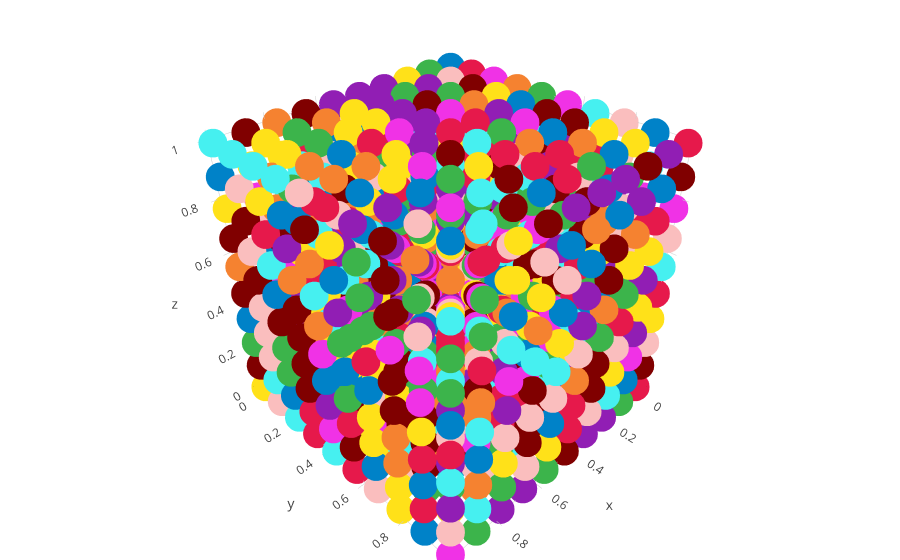

The code cell stored with this chart in its notebook:
### Code cell
color=np.multiply(colors,255)
c=[]
for col in color:
    c.append("rgb(%d,%d,%d)"%(col[0],col[1],col[2]))
trace2 = go.Scatter3d(
    x=nodes[:,0],
    y=nodes[:,1],
    z=nodes[:,2],
    mode='markers',
    marker=dict(
        color=c,
        size=10,
        symbol='circle'
    )
)
data = [trace2]
layout = go.Layout(
    margin=dict(
        l=0,
        r=0,
        b=0,
        t=0
    )
)
fig = go.Figure(data=data, layout=layout)
init_notebook_mode(connected=True)
iplot(fig, filename='simple-3d-scatter')

### Figure 1 — Plotly figure (JSON) as saved in the notebook; plotly's stock layout.template omitted (floating-point values rounded to 4 significant figures; data arrays with more than 128 entries replaced by an {"elided": "..."} marker saying what was removed)
{"data": [{"marker": {"color": {"elided": "1000 str values"}, "size": 10, "symbol": "circle"}, "mode": "markers", "type": "scatter3d", "x": {"elided": "1000 float values"}, "y": {"elided": "1000 float values"}, "z": {"elided": "1000 float values"}}], "layout": {"margin": {"b": 0, "l": 0, "r": 0, "t": 0}}}
